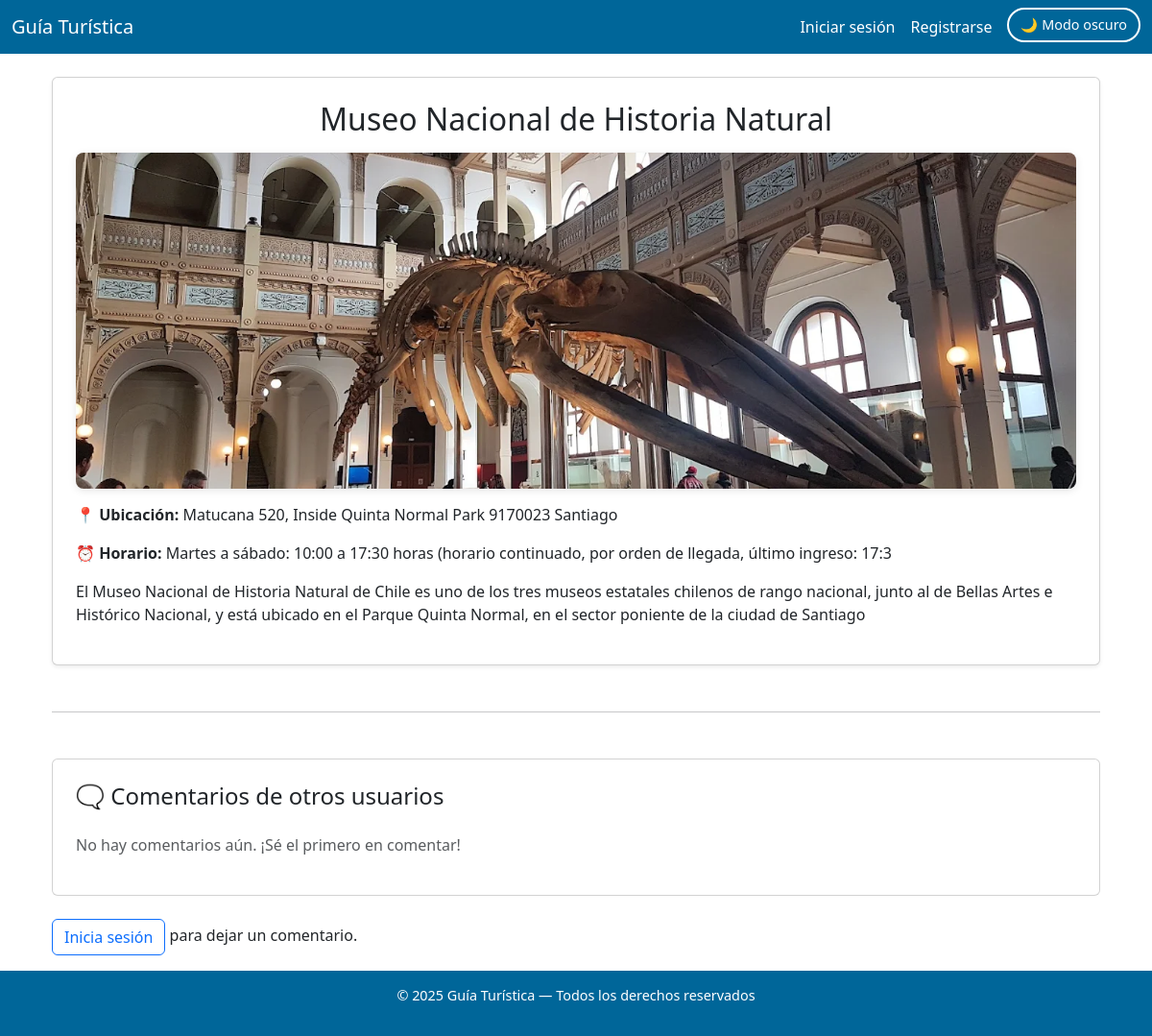
/lugares/1/, run on the app's committed database.
### turista/models.py (models this page shows, shortened)
class LugarTuristico(models.Model):
    nombre = models.CharField(max_length=100)
    descripcion = models.TextField()
    ubicacion = models.CharField(max_length=200)
    imagen = models.ImageField(upload_to='lugares/')
    horario = models.CharField(max_length=100)
    categoria = models.CharField(max_length=20, choices=CATEGORIAS, default='ciudad')

### turista/views.py (the view)
# urls.py: path('lugares/<int:id>/', views.lugar_detalle, name='lugar_detalle'),
def lugar_detalle(request, id):
    lugar = get_object_or_404(LugarTuristico, id=id)
    comentarios = lugar.comentarios.order_by('-creado_el')
    if request.method == 'POST' and request.user.is_authenticated:
        form = ComentarioForm(request.POST)
        if form.is_valid():
            comentario = form.save(commit=False)
            comentario.usuario = request.user
            comentario.lugar = lugar
            comentario.save()
            return redirect('lugar_detalle', id=lugar.id)
    else:
        form = ComentarioForm()
    return render(request, 'turista/lugar_detalle.html', {
        'lugar': lugar,
        'comentarios': comentarios,
        'form': form
    })

### turista/templates/turista/lugar_detalle.html (shortened to what this page needs)
{% extends 'turista/base.html' %}
{% block content %}
<link href="https://cdn.jsdelivr.net/npm/bootstrap@5.3.0/dist/css/bootstrap.min.css" rel="stylesheet">
<div class="container mt-4">
  <div class="card shadow-sm p-4">
    <h2 class="text-center mb-3">{{ lugar.nombre }}</h2>
    {% if lugar.imagen %}
      <img src="{{ lugar.imagen.url }}" alt="{{ lugar.nombre }}" class="imagen-lugar">
    {% endif %}
    <p><strong>📍 Ubicación:</strong> {{ lugar.ubicacion }}</p>
    <p><strong>⏰ Horario:</strong> {{ lugar.horario }}</p>
    <p>{{ lugar.descripcion }}</p>
  </div>
  <hr class="my-5">
  <div class="card p-4 mb-4">
    <h4 class="mb-4">🗨️ Comentarios de otros usuarios</h4>
    {% if comentarios %}
      {% for comentario in comentarios %}
        <div class="comentario">
          <p><strong>{{ comentario.usuario.username }}</strong> comentó el {{ comentario.creado_el|date:"d M Y H:i" }}:</p>
          <p>Calificación:
            {% for i in "12345" %}
              {% if forloop.counter <= comentario.calificacion %}⭐{% else %}☆{% endif %}
            {% endfor %}
          </p>
          <p>{{ comentario.texto }}</p>
        </div>
      {% endfor %}
    {% else %}
      <p class="text-muted">No hay comentarios aún. ¡Sé el primero en comentar!</p>
    {% endif %}
  </div>
  {% if user.is_authenticated %}
    <div class="card p-4 mb-5">
      <h5 class="mb-3">✍️ Escribe tu comentario</h5>
      <form method="post">
        {% csrf_token %}
        <div class="estrellas mb-3">
          {% for i in "54321" %}
            <input type="radio" name="calificacion" id="estrella{{ i }}" value="{{ i }}">
            <label for="estrella{{ i }}">★</label>
          {% endfor %}
        </div>
        {{ form.texto.errors }}
        <div class="mb-3">
          <textarea name="texto" rows="3" class="form-control" placeholder="Escribe tu opinión...">{{ form.texto.value }}</textarea>
        </div>
        <div class="d-flex justify-content-end">
          <button type="submit" class="btn btn-primary">Enviar comentario</button>
        </div>
      </form>
    </div>
  {% else %}
    <p><a href="{% url 'login' %}" class="btn btn-outline-primary">Inicia sesión</a> para dejar un comentario.</p>
  {% endif %}
</div>
{% endblock %}

### turista/templates/turista/base.html (style rules this page uses)
body { margin: 0; font-family: 'Poppins', sans-serif; background: #f4f6f8; color: #333; }

### turista/templates/turista/lugar_detalle.html (style rules this page uses)
.imagen-lugar { width: 100%; border-radius: 8px; margin-bottom: 15px; object-fit: cover; max-height: 350px; box-shadow: 0 2px 8px rgba(0,0,0,0.1); }

### data on the page
LugarTuristico: nombre "Museo Nacional de Historia Natural", imagen (picture), ubicacion "Matucana 520, Inside Quinta Normal Park 9170023 Santiago", horario "Martes a sábado: 10:00 a 17:30 horas (horario continuado, por orden de llegada, último ingreso: 17:3", descripcion "El Museo Nacional de Historia Natural de Chile es uno de los tres museos estatales chilenos de rango nacional, junto al de Bellas Artes e Histórico Nacional, y está ubicado en el Parque Quinta Normal, en el sector poniente de la ciudad de Santiago"
